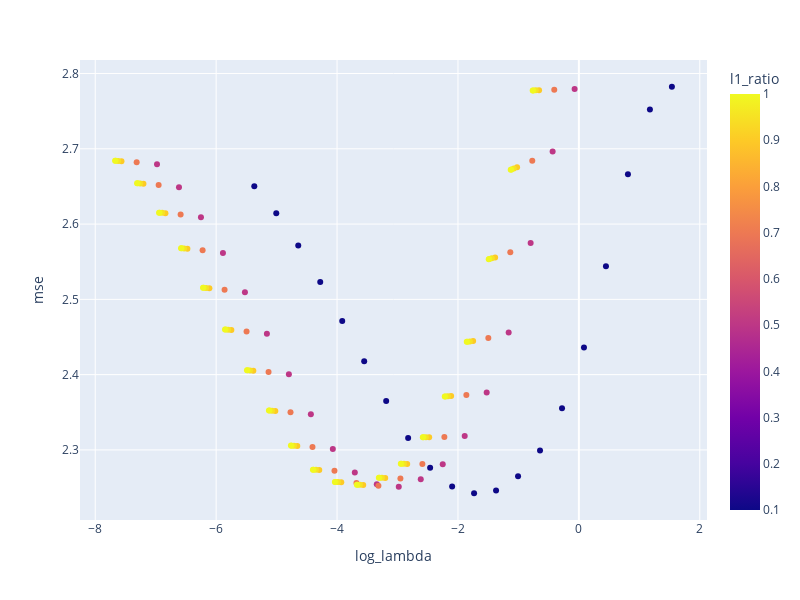

Notebook code for this chart:
### Code cell
lambda_cv = pd.DataFrame({
    "log_lambda": np.log(reg_cv.alphas_.flatten()),
    "mse": np.mean(reg_cv.mse_path_, axis=2).flatten(),
    "l1_ratio": np.repeat(reg_cv.l1_ratio, 20)
})
px.scatter(lambda_cv, x="log_lambda", y="mse", color="l1_ratio", height=600, width=800)

### Figure 1 — Plotly figure (JSON) as saved in the notebook; plotly's stock layout.template omitted (floating-point values rounded to 4 significant figures; data arrays with more than 128 entries replaced by an {"elided": "..."} marker saying what was removed)
{"data": [{"hovertemplate": "log_lambda=%{x}<br>mse=%{y}<br>l1_ratio=%{marker.color}<extra></extra>", "legendgroup": "", "marker": {"color": {"elided": "140 float values"}, "coloraxis": "coloraxis", "symbol": "circle"}, "mode": "markers", "name": "", "orientation": "v", "showlegend": false, "type": "scatter", "x": {"elided": "140 float values"}, "xaxis": "x", "y": {"elided": "140 float values"}, "yaxis": "y"}], "layout": {"coloraxis": {"colorbar": {"title": {"text": "l1_ratio"}}, "colorscale": [[0, "#0d0887"], [0.1111, "#46039f"], [0.2222, "#7201a8"], [0.3333, "#9c179e"], [0.4444, "#bd3786"], [0.5556, "#d8576b"], [0.6667, "#ed7953"], [0.7778, "#fb9f3a"], [0.8889, "#fdca26"], [1, "#f0f921"]]}, "height": 600, "legend": {"tracegroupgap": 0}, "margin": {"t": 60}, "width": 800, "xaxis": {"anchor": "y", "domain": [0, 1], "title": {"text": "log_lambda"}}, "yaxis": {"anchor": "x", "domain": [0, 1], "title": {"text": "mse"}}}}
